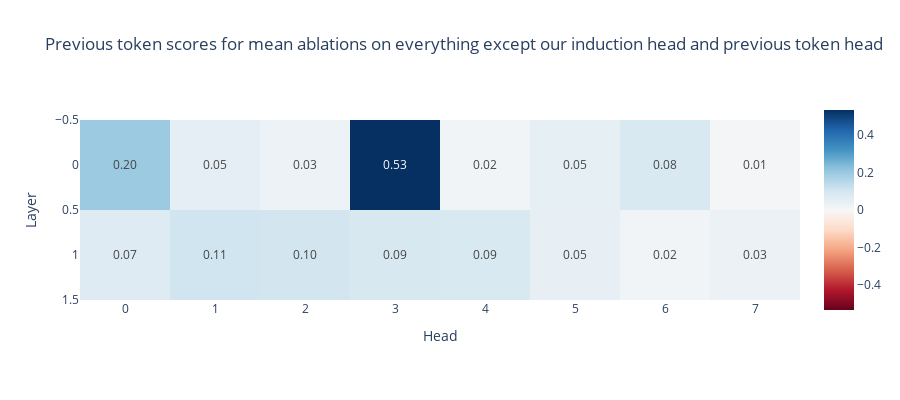

The code cell stored with this chart in its notebook:
### Code cell
#@title Ablate everything except the induction circuit

seq_len = 50
batch = 10
rep_tokens_10 = generate_repeated_tokens(model, seq_len, batch)
prev_token_score_store = torch.zeros((model.cfg.n_layers, model.cfg.n_heads), device=model.cfg.device)

def prev_token_score_hook(
    pattern, # : Float[Tensor, "batch head_index dest_pos source_pos"]
    hook,
):
    _, pattern_head, pattern_q_pos, pattern_v_pos = pattern.shape
    if hook.layer() == 0:
        nums_not_3 = [i for i in range(8) if i != 3]
        pattern[:, nums_not_3, :, :] = mean_acts_0[nums_not_3, :pattern_q_pos, :pattern_v_pos]
    if hook.layer() == 1:
        nums_not_6 = [i for i in range(8) if i != 6]
        pattern[:, nums_not_6, :, :] = mean_acts_1[nums_not_6, :pattern_q_pos, :pattern_v_pos]

    # (This only has entries for tokens with index >= seq_len)
    prev_token_stripe = pattern.diagonal(dim1=-2, dim2=-1, offset=-1)
    # Get an average score per head
    prev_token_score = einops.reduce(prev_token_stripe, "batch head_index position -> head_index", "mean")
    # Store the result.
    prev_token_score_store[hook.layer(), :] = prev_token_score

pattern_hook_names_filter = lambda name: name.endswith("pattern")

# Run with hooks (this is where we write to the `prev_token_score_store` tensor`)
logits = model.run_with_hooks(
    rep_tokens,
    # return_type=None, # For efficiency, we don't need to calculate the logits
    fwd_hooks=[(
        pattern_hook_names_filter,
        prev_token_score_hook
    )]
)

# with model.hooks(fwd_hooks=[(
#         pattern_hook_names_filter,
#         prev_token_score_hook
#     )]):
#   logits = model(rep_tokens)
#   utils.test_prompt("apple banana orange apple banana", " orange", model, prepend_bos=True)

seq_len = 50
batch = 1
model.reset_hooks()
log_probs = get_log_probs(logits, rep_tokens).squeeze()
print(f"Performance on the first half: {log_probs[:seq_len].mean():.3f}")
print(f"Performance on the second half: {log_probs[seq_len:].mean():.3f}")


# Plot the prev_token scores for each head in each layer
imshow(
    prev_token_score_store,
    labels={"x": "Head", "y": "Layer"},
    title="Previous token scores for mean ablations on everything except our induction head and previous token head",
    text_auto=".2f",
    width=900, height=400
)

### Figure 1 — Plotly figure (JSON) as saved in the notebook; plotly's stock layout.template omitted (floating-point values rounded to 4 significant figures)
{"data": [{"coloraxis": "coloraxis", "hovertemplate": "Head: %{x}<br>Layer: %{y}<br>color: %{z}<extra></extra>", "name": "0", "texttemplate": "%{z:.2f}", "type": "heatmap", "xaxis": "x", "yaxis": "y", "z": [[0.1971, 0.05285, 0.03216, 0.5342, 0.02014, 0.04691, 0.08329, 0.01156], [0.07163, 0.1074, 0.1003, 0.08992, 0.08501, 0.04592, 0.01616, 0.03394]]}], "layout": {"coloraxis": {"cmid": 0, "colorscale": [[0, "rgb(103,0,31)"], [0.1, "rgb(178,24,43)"], [0.2, "rgb(214,96,77)"], [0.3, "rgb(244,165,130)"], [0.4, "rgb(253,219,199)"], [0.5, "rgb(247,247,247)"], [0.6, "rgb(209,229,240)"], [0.7, "rgb(146,197,222)"], [0.8, "rgb(67,147,195)"], [0.9, "rgb(33,102,172)"], [1, "rgb(5,48,97)"]]}, "height": 400, "title": {"text": "Previous token scores for mean ablations on everything except our induction head and previous token head"}, "width": 900, "xaxis": {"anchor": "y", "constrain": "domain", "domain": [0, 1], "scaleanchor": "y", "title": {"text": "Head"}}, "yaxis": {"anchor": "x", "autorange": "reversed", "constrain": "domain", "domain": [0, 1], "title": {"text": "Layer"}}}}
